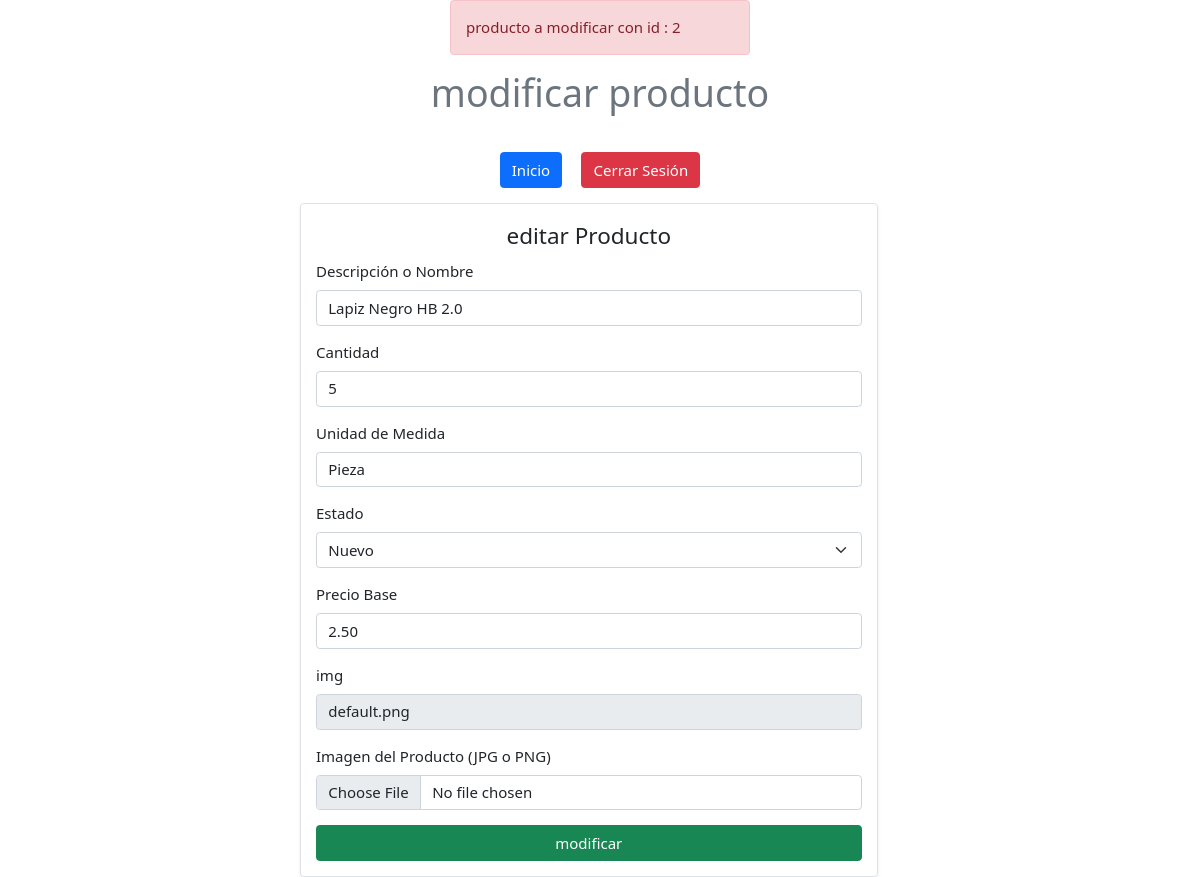
/php/pantallas/modifyProduct.php?id=2, run on an earlier commit of the app's database.
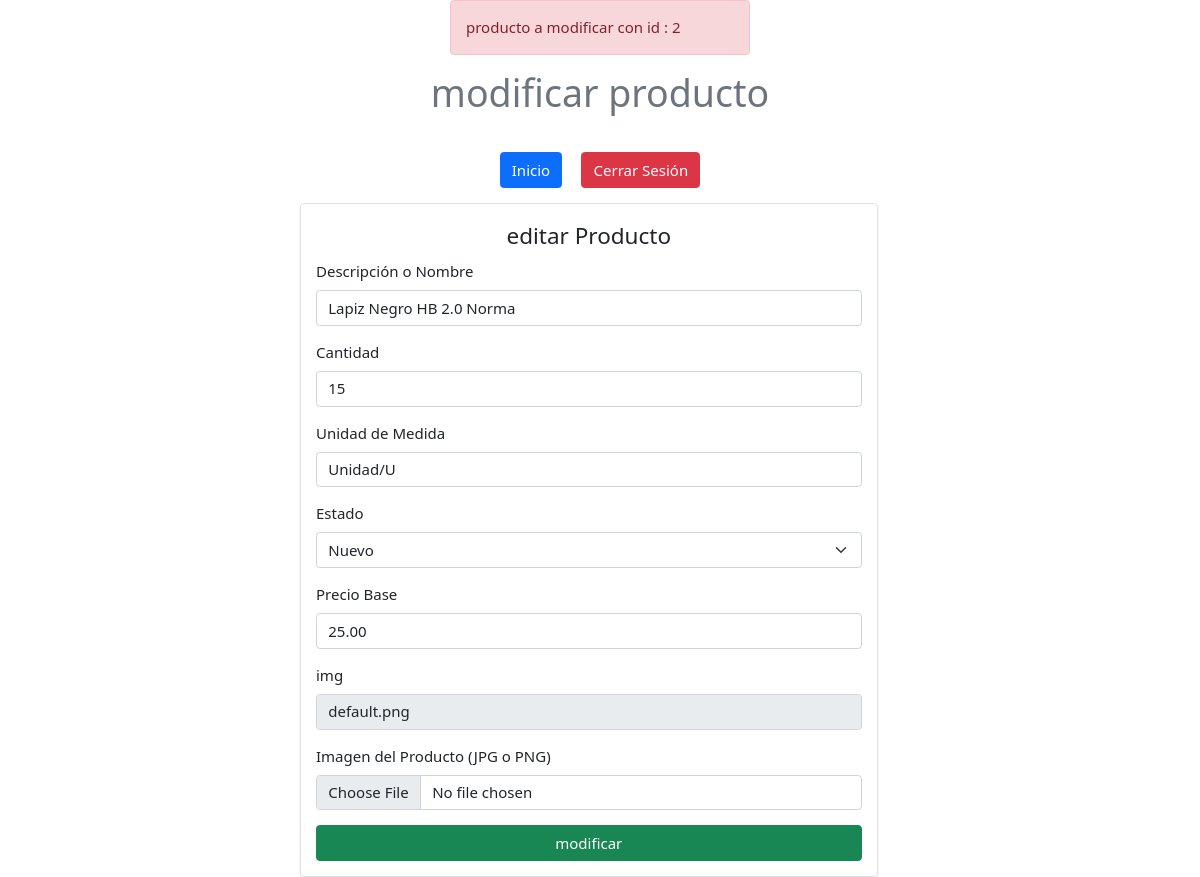
And on a later commit of the database.
### tables this page shows
CREATE TABLE `producto` (
  `id` int(11) NOT NULL AUTO_INCREMENT,
  `descripcion` varchar(150) NOT NULL,
  `stock` int(20) NOT NULL DEFAULT 5,
  `unidadMedida` varchar(25) NOT NULL,
  `saldo` double(11,0) NOT NULL,
  `precioBase` decimal(18,2) NOT NULL,
  `fechaRegistro` timestamp NOT NULL DEFAULT current_timestamp(),
  `fechaActualizacion` timestamp NULL DEFAULT NULL,
  `img` varchar(400) NOT NULL DEFAULT 'back.png',
  `idUsuario` int(11) DEFAULT 1,
  `estado` int(11) DEFAULT 1,
  PRIMARY KEY (`id`),
  KEY `fk_producto_usuario` (`idUsuario`),
  KEY `fk_producto_estadoproducto` (`estado`),
  CONSTRAINT `fk_producto_estadoproducto` FOREIGN KEY (`estado`) REFERENCES `estadoproducto` (`idestadoProducto`),
  CONSTRAINT `fk_producto_usuario` FOREIGN KEY (`idUsuario`) REFERENCES `usuario` (`idUsuario`)
);

### php/pantallas/modifyProduct.php (the view, shortened to what this page needs)
<?php
$idGet = $_GET['id'];
echo '<div class="alert alert-danger m-auto col-3">producto a modificar con id : ' . $idGet . '</div>';
$con = conectarDB();
$sql = $con->query('select *from producto where id=' . $idGet . ' ');
?>
<!DOCTYPE html>
<html lang="en">
<head>
    <link href="https://cdn.jsdelivr.net/npm/bootstrap@5.0.2/dist/css/bootstrap.min.css" rel="stylesheet">
    <link rel="stylesheet" href="/css/modifyProduct.css">
</head>
<body>
<header class="text-center py-3">
        <h1 class="text-center text-secondary font-weight-bold ">modificar producto</h1>
    </header>
    <nav class="text-center my-3">
        <button class="btn btn-primary mx-2" onclick="window.location='/index.php'">Inicio</button>
        <button class="btn btn-danger mx-2" onclick="cerrarSesion()">Cerrar Sesión</button>
    </nav>
    <div class="container-fluid row ">
        <form class="col-6 p-3 border rounded shadow-sm m-auto" method="POST" enctype="multipart/form-data">
            <fieldset>
                <legend class="text-center">editar Producto</legend>
                <?php
                require_once '/platvent_2/php/controladores/editarProducto.php';
                while ($producto = $sql->fetch_object()) {
                    ?>
                                <div class="mb-3">
                                <label for="nombre" class="form-label">Descripción o Nombre</label>
                                <input type="text" id="nombre" name="nombre" class="form-control" placeholder="Descripción o nombre" value="<?= $producto->descripcion ?>">
                            </div>
                            <div class="mb-3">
                                <label for="cantidad" class="form-label">Cantidad</label>
                                <input type="number" id="cantidad" name="cantidad" class="form-control" placeholder="Cantidad" value="<?= $producto->stock ?>">
                            </div>
                            <div class="mb-3">
                                <label for="medida" class="form-label">Unidad de Medida</label>
                                <input type="text" id="medida" name="medida" class="form-control" placeholder="Unidad de medida" value="<?= $producto->unidadMedida ?>">
                            </div>
                            <div class="mb-3">
                                <label for="estadoSelect" class="form-label">Estado</label>
                                <select id="estadoSelect" name="estado" class="form-select">
                                <?php
                                $est = $con->query('select *from estadoproducto order by 1');
                                if ($est->num_rows > 0) {
                                    while ($estado = $est->fetch_assoc()) {
                                        if ($estado['idestadoProducto'] == $producto->estado) {
                                            ?>
                                                        <option value="<?= $estado['idestadoProducto'] ?>" selected ><?= $estado['estado'] ?></option>
                                                        <?php
                                        } else {
                                            ?>
                                                         <option value="<?= $estado['idestadoProducto'] ?>"><?= $estado['estado'] ?></option>
                                                        <?php
                                        }
                                    }
                                }
                                ?>
                                </select>
                            </div>
                            <div class="mb-3">
                                <label for="precioBase" class="form-label">Precio Base</label>
                                <input type="number" step="any" name="precioBase" id="precioBase" class="form-control" placeholder="Precio Base" value="<?= $producto->precioBase ?>">
                            </div>
                            <div class="mb-3">
                                <label for="inputimg" class="form-label">img</label>
                                <input type="text" name="inputimg" id="inputimg" readonly class="form-control" placeholder="inputimg" value="<?= $producto->img ?>">
                            </div>
                            <div class="mb-3">
                                <label for="formFile" class="form-label" value='<?= $producto->img?>' id="imgProduct">Imagen del Producto (JPG o PNG)</label>
                                <input class="form-control" id="img" type="file" value="" name="img">
                            </div>
                            <button type="buttom" name="btnmodificar" value="ok" class="btn btn-success w-100">modificar</button>
                            <?php
                }
                ?>
            </fieldset>
        </form>
    </div>
</body>
</html>

What changed in the data, as far as the page shows it:
changed producto "default.png": nombre "Lapiz Negro HB 2.0" → "Lapiz Negro HB 2.0 Norma"; cantidad "5" → "15"; medida "Pieza" → "Unidad/U"; precioBase "2.50" → "25.00"
